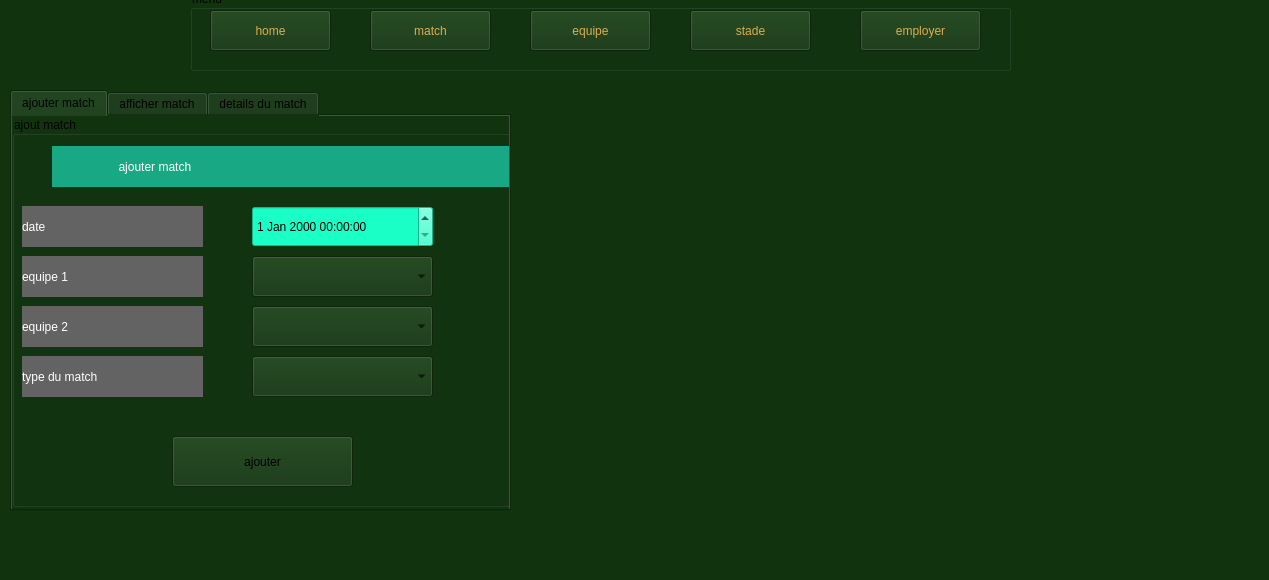
<?xml version="1.0" encoding="UTF-8"?>
<ui version="4.0">
 <class>Match</class>
 <widget class="QMainWindow" name="Match">
  <property name="geometry">
   <rect>
    <x>0</x>
    <y>0</y>
    <width>1269</width>
    <height>580</height>
   </rect>
  </property>
  <property name="windowTitle">
   <string>Match</string>
  </property>
  <property name="styleSheet">
   <string notr="true">background-color: rgb(17, 52, 15);</string>
  </property>
  <widget class="QWidget" name="centralwidget">
   <widget class="QGroupBox" name="groupBox">
    <property name="geometry">
     <rect>
      <x>190</x>
      <y>-10</y>
      <width>821</width>
      <height>81</height>
     </rect>
    </property>
    <property name="styleSheet">
     <string notr="true"/>
    </property>
    <property name="title">
     <string>menu</string>
    </property>
    <widget class="QPushButton" name="pushButton">
     <property name="geometry">
      <rect>
       <x>20</x>
       <y>20</y>
       <width>121</width>
       <height>41</height>
      </rect>
     </property>
     <property name="styleSheet">
      <string notr="true">background-color: rgb(17, 52, 15);
font: 13pt &quot;Trebuchet MS&quot;;
color: rgb(219, 173, 84);
selection-color: rgb(85, 170, 0);</string>
     </property>
     <property name="text">
      <string>home</string>
     </property>
    </widget>
    <widget class="QPushButton" name="pushButton_6">
     <property name="geometry">
      <rect>
       <x>180</x>
       <y>20</y>
       <width>121</width>
       <height>41</height>
      </rect>
     </property>
     <property name="styleSheet">
      <string notr="true">background-color: rgb(17, 52, 15);
font: 13pt &quot;Trebuchet MS&quot;;
color: rgb(219, 173, 84);
selection-color: rgb(85, 170, 0);</string>
     </property>
     <property name="text">
      <string>match</string>
     </property>
    </widget>
    <widget class="QPushButton" name="pushButton_7">
     <property name="geometry">
      <rect>
       <x>340</x>
       <y>20</y>
       <width>121</width>
       <height>41</height>
      </rect>
     </property>
     <property name="styleSheet">
      <string notr="true">background-color: rgb(17, 52, 15);
font: 13pt &quot;Trebuchet MS&quot;;
color: rgb(219, 173, 84);
selection-color: rgb(85, 170, 0);</string>
     </property>
     <property name="text">
      <string>equipe</string>
     </property>
    </widget>
    <widget class="QPushButton" name="pushButton_8">
     <property name="geometry">
      <rect>
       <x>500</x>
       <y>20</y>
       <width>121</width>
       <height>41</height>
      </rect>
     </property>
     <property name="styleSheet">
      <string notr="true">background-color: rgb(17, 52, 15);
font: 13pt &quot;Trebuchet MS&quot;;
color: rgb(219, 173, 84);
selection-color: rgb(85, 170, 0);</string>
     </property>
     <property name="text">
      <string>stade</string>
     </property>
    </widget>
    <widget class="QPushButton" name="pushButton_9">
     <property name="geometry">
      <rect>
       <x>670</x>
       <y>20</y>
       <width>121</width>
       <height>41</height>
      </rect>
     </property>
     <property name="styleSheet">
      <string notr="true">background-color: rgb(17, 52, 15);
font: 13pt &quot;Trebuchet MS&quot;;
color: rgb(219, 173, 84);
selection-color: rgb(85, 170, 0);</string>
     </property>
     <property name="text">
      <string>employer</string>
     </property>
    </widget>
   </widget>
   <widget class="QLabel" name="label_9">
    <property name="geometry">
     <rect>
      <x>30</x>
      <y>-10</y>
      <width>141</width>
      <height>81</height>
     </rect>
    </property>
    <property name="styleSheet">
     <string notr="true">border-image: url(:/logo/assetes/logo/logo_app.png);

</string>
    </property>
    <property name="text">
     <string/>
    </property>
    <property name="pixmap">
     <pixmap>assetes/logo/logo_app.png</pixmap>
    </property>
    <property name="scaledContents">
     <bool>true</bool>
    </property>
   </widget>
   <widget class="QLabel" name="label_10">
    <property name="geometry">
     <rect>
      <x>552</x>
      <y>99</y>
      <width>691</width>
      <height>421</height>
     </rect>
    </property>
    <property name="text">
     <string/>
    </property>
    <property name="pixmap">
     <pixmap resource="assetes.qrc">:/img/assetes/img/terain.png</pixmap>
    </property>
    <property name="scaledContents">
     <bool>true</bool>
    </property>
   </widget>
   <widget class="QTabWidget" name="tabWidget">
    <property name="geometry">
     <rect>
      <x>10</x>
      <y>90</y>
      <width>501</width>
      <height>421</height>
     </rect>
    </property>
    <property name="currentIndex">
     <number>0</number>
    </property>
    <widget class="QWidget" name="tab_3">
     <attribute name="title">
      <string>ajouter match</string>
     </attribute>
     <widget class="QGroupBox" name="groupBox_2">
      <property name="geometry">
       <rect>
        <x>0</x>
        <y>0</y>
        <width>531</width>
        <height>391</height>
       </rect>
      </property>
      <property name="title">
       <string>ajout match</string>
      </property>
      <widget class="QLabel" name="label_7">
       <property name="geometry">
        <rect>
         <x>10</x>
         <y>90</y>
         <width>181</width>
         <height>41</height>
        </rect>
       </property>
       <property name="styleSheet">
        <string notr="true">background-color: rgb(99, 99, 99);
font: 14pt &quot;Trebuchet MS&quot;;
color: rgb(255, 255, 255);</string>
       </property>
       <property name="text">
        <string>date</string>
       </property>
      </widget>
      <widget class="QLabel" name="label_8">
       <property name="geometry">
        <rect>
         <x>10</x>
         <y>140</y>
         <width>181</width>
         <height>41</height>
        </rect>
       </property>
       <property name="styleSheet">
        <string notr="true">background-color: rgb(99, 99, 99);
font: 14pt &quot;Trebuchet MS&quot;;
color: rgb(255, 255, 255);</string>
       </property>
       <property name="text">
        <string>equipe 1</string>
       </property>
      </widget>
      <widget class="QLabel" name="label_11">
       <property name="geometry">
        <rect>
         <x>10</x>
         <y>190</y>
         <width>181</width>
         <height>41</height>
        </rect>
       </property>
       <property name="styleSheet">
        <string notr="true">background-color: rgb(99, 99, 99);
font: 14pt &quot;Trebuchet MS&quot;;
color: rgb(255, 255, 255);</string>
       </property>
       <property name="text">
        <string>equipe 2</string>
       </property>
      </widget>
      <widget class="QLabel" name="label_12">
       <property name="geometry">
        <rect>
         <x>10</x>
         <y>240</y>
         <width>181</width>
         <height>41</height>
        </rect>
       </property>
       <property name="styleSheet">
        <string notr="true">background-color: rgb(99, 99, 99);
font: 14pt &quot;Trebuchet MS&quot;;
color: rgb(255, 255, 255);</string>
       </property>
       <property name="text">
        <string>type du match</string>
       </property>
      </widget>
      <widget class="QLabel" name="label_13">
       <property name="geometry">
        <rect>
         <x>40</x>
         <y>30</y>
         <width>461</width>
         <height>41</height>
        </rect>
       </property>
       <property name="styleSheet">
        <string notr="true">background-color: rgb(24, 168, 132);
font: 14pt &quot;Trebuchet MS&quot;;
color: rgb(255, 255, 255);</string>
       </property>
       <property name="text">
        <string>                    ajouter match</string>
       </property>
      </widget>
      <widget class="QPushButton" name="pushButton_2">
       <property name="geometry">
        <rect>
         <x>160</x>
         <y>320</y>
         <width>181</width>
         <height>51</height>
        </rect>
       </property>
       <property name="text">
        <string>ajouter</string>
       </property>
      </widget>
      <widget class="QDateTimeEdit" name="dateTimeEdit">
       <property name="geometry">
        <rect>
         <x>240</x>
         <y>90</y>
         <width>181</width>
         <height>41</height>
        </rect>
       </property>
       <property name="styleSheet">
        <string notr="true">background-color: rgb(26, 255, 198);</string>
       </property>
      </widget>
      <widget class="QComboBox" name="comboBox">
       <property name="geometry">
        <rect>
         <x>240</x>
         <y>140</y>
         <width>181</width>
         <height>41</height>
        </rect>
       </property>
      </widget>
      <widget class="QComboBox" name="comboBox_2">
       <property name="geometry">
        <rect>
         <x>240</x>
         <y>190</y>
         <width>181</width>
         <height>41</height>
        </rect>
       </property>
      </widget>
      <widget class="QComboBox" name="comboBox_3">
       <property name="geometry">
        <rect>
         <x>240</x>
         <y>240</y>
         <width>181</width>
         <height>41</height>
        </rect>
       </property>
      </widget>
     </widget>
    </widget>
    <widget class="QWidget" name="tab_2">
     <attribute name="title">
      <string>afficher match</string>
     </attribute>
     <widget class="QTableWidget" name="tableWidget">
      <property name="geometry">
       <rect>
        <x>-5</x>
        <y>0</y>
        <width>531</width>
        <height>381</height>
       </rect>
      </property>
      <column>
       <property name="text">
        <string>Numéro</string>
       </property>
      </column>
      <column>
       <property name="text">
        <string>equpe1</string>
       </property>
      </column>
      <column>
       <property name="text">
        <string>equipe2</string>
       </property>
      </column>
      <column>
       <property name="text">
        <string>Date</string>
       </property>
      </column>
     </widget>
    </widget>
    <widget class="QWidget" name="tab">
     <attribute name="title">
      <string>details du match</string>
     </attribute>
     <widget class="QGroupBox" name="groupBox_3">
      <property name="geometry">
       <rect>
        <x>0</x>
        <y>0</y>
        <width>511</width>
        <height>381</height>
       </rect>
      </property>
      <property name="title">
       <string>contenue</string>
      </property>
      <widget class="QLabel" name="label">
       <property name="geometry">
        <rect>
         <x>10</x>
         <y>50</y>
         <width>461</width>
         <height>41</height>
        </rect>
       </property>
       <property name="styleSheet">
        <string notr="true">background-color: rgb(99, 99, 99);
font: 14pt &quot;Trebuchet MS&quot;;
color: rgb(255, 255, 255);</string>
       </property>
       <property name="text">
        <string>psg-rmd</string>
       </property>
      </widget>
      <widget class="QLabel" name="label_2">
       <property name="geometry">
        <rect>
         <x>10</x>
         <y>100</y>
         <width>461</width>
         <height>41</height>
        </rect>
       </property>
       <property name="styleSheet">
        <string notr="true">background-color: rgb(99, 99, 99);
font: 14pt &quot;Trebuchet MS&quot;;
color: rgb(255, 255, 255);</string>
       </property>
       <property name="text">
        <string>2-1</string>
       </property>
      </widget>
      <widget class="QLabel" name="label_3">
       <property name="geometry">
        <rect>
         <x>10</x>
         <y>150</y>
         <width>461</width>
         <height>41</height>
        </rect>
       </property>
       <property name="styleSheet">
        <string notr="true">background-color: rgb(99, 99, 99);
font: 14pt &quot;Trebuchet MS&quot;;
color: rgb(255, 255, 255);</string>
       </property>
       <property name="text">
        <string>Bernabiu</string>
       </property>
      </widget>
      <widget class="QLabel" name="label_4">
       <property name="geometry">
        <rect>
         <x>10</x>
         <y>200</y>
         <width>461</width>
         <height>41</height>
        </rect>
       </property>
       <property name="styleSheet">
        <string notr="true">background-color: rgb(99, 99, 99);
font: 14pt &quot;Trebuchet MS&quot;;
color: rgb(255, 255, 255);</string>
       </property>
       <property name="text">
        <string>15/10/2025</string>
       </property>
      </widget>
      <widget class="QLabel" name="label_5">
       <property name="geometry">
        <rect>
         <x>10</x>
         <y>250</y>
         <width>461</width>
         <height>41</height>
        </rect>
       </property>
       <property name="styleSheet">
        <string notr="true">background-color: rgb(99, 99, 99);
font: 14pt &quot;Trebuchet MS&quot;;
color: rgb(255, 255, 255);</string>
       </property>
       <property name="text">
        <string>Champions League</string>
       </property>
      </widget>
      <widget class="QLabel" name="label_6">
       <property name="geometry">
        <rect>
         <x>10</x>
         <y>300</y>
         <width>461</width>
         <height>71</height>
        </rect>
       </property>
       <property name="styleSheet">
        <string notr="true">background-color: rgb(99, 99, 99);
font: 14pt &quot;Trebuchet MS&quot;;
color: rgb(255, 255, 255);</string>
       </property>
       <property name="text">
        <string>prediction</string>
       </property>
      </widget>
     </widget>
    </widget>
   </widget>
  </widget>
  <widget class="QMenuBar" name="menubar">
   <property name="geometry">
    <rect>
     <x>0</x>
     <y>0</y>
     <width>1269</width>
     <height>26</height>
    </rect>
   </property>
  </widget>
  <widget class="QStatusBar" name="statusbar"/>
 </widget>
 <resources>
  <include location="assetes.qrc"/>
 </resources>
 <connections/>
</ui>
